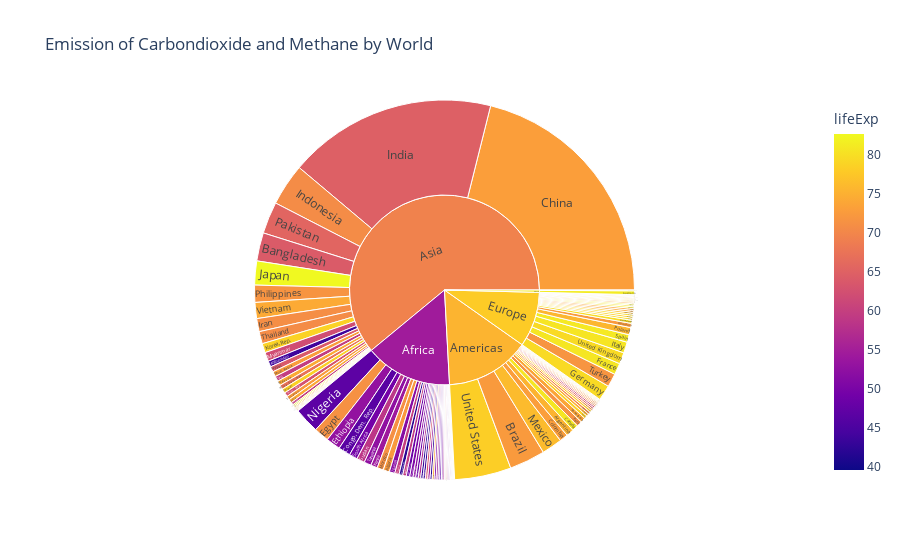

Here is the notebook cell this chart was saved with:
### Code cell
import plotly.express as px

df = px.data.gapminder().query("year == 2007")
fig = px.sunburst(df, path=['continent', 'country'], values='pop',
                  color='lifeExp', hover_data=['iso_alpha'], title = "Emission of Carbondioxide and Methane by World")
fig.show()

### Figure 1 — Plotly figure (JSON) as saved in the notebook; plotly's stock layout.template omitted (floating-point values rounded to 4 significant figures; data arrays with more than 128 entries replaced by an {"elided": "..."} marker saying what was removed)
{"data": [{"branchvalues": "total", "customdata": {"elided": "147x2 mixed values"}, "domain": {"x": [0, 1], "y": [0, 1]}, "hovertemplate": "labels=%{label}<br>pop=%{value}<br>parent=%{parent}<br>id=%{id}<br>iso_alpha=%{customdata[0]}<br>lifeExp=%{color}<extra></extra>", "ids": {"elided": "147 str values"}, "labels": {"elided": "147 str values"}, "marker": {"coloraxis": "coloraxis", "colors": {"elided": "147 float values"}}, "name": "", "parents": {"elided": "147 str values"}, "type": "sunburst", "values": {"elided": "147 int values"}}], "layout": {"coloraxis": {"colorbar": {"title": {"text": "lifeExp"}}, "colorscale": [[0, "#0d0887"], [0.1111, "#46039f"], [0.2222, "#7201a8"], [0.3333, "#9c179e"], [0.4444, "#bd3786"], [0.5556, "#d8576b"], [0.6667, "#ed7953"], [0.7778, "#fb9f3a"], [0.8889, "#fdca26"], [1, "#f0f921"]]}, "legend": {"tracegroupgap": 0}, "title": {"text": "Emission of Carbondioxide and Methane by World"}}}
